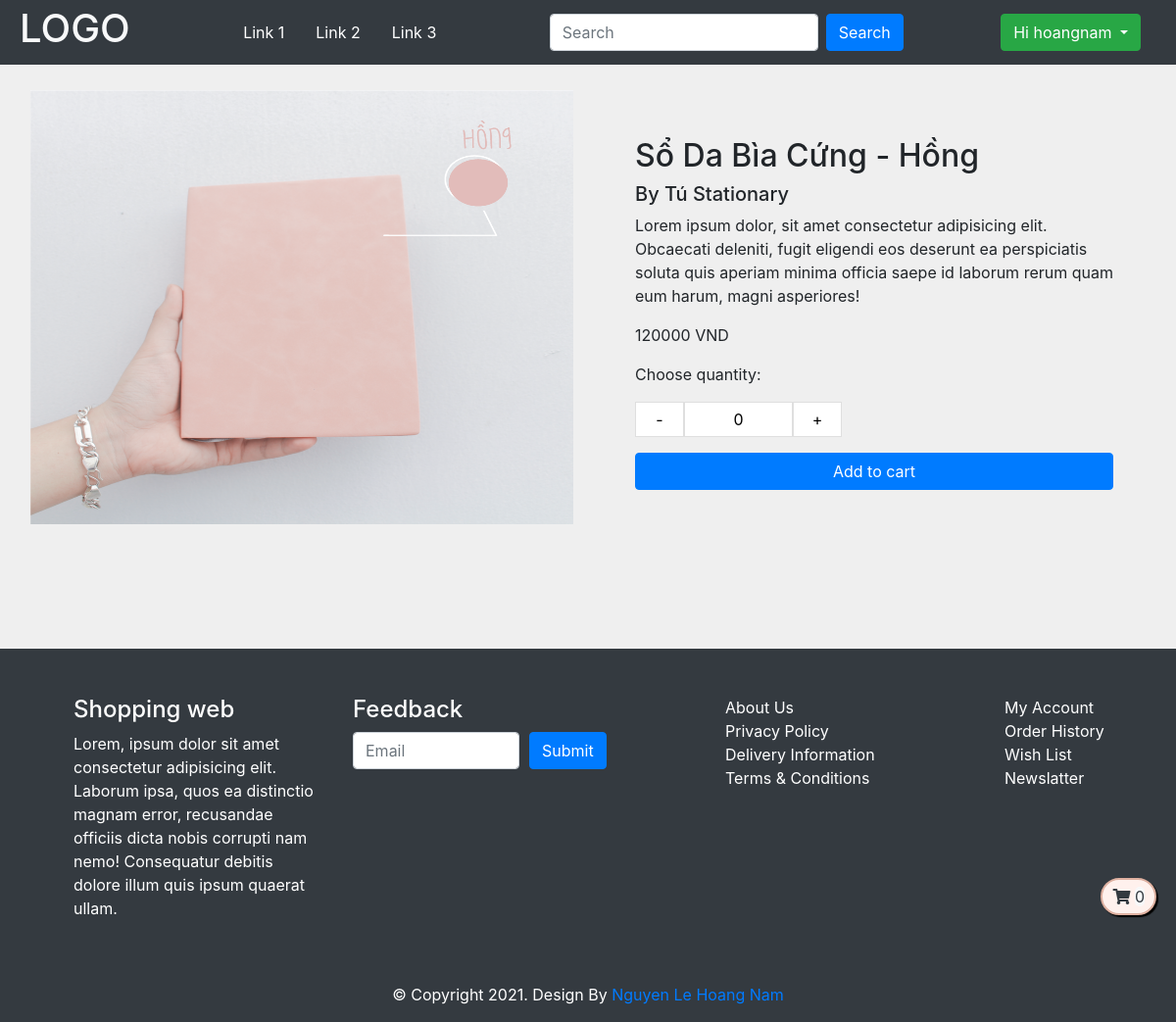
Screenshot of /views/product.php?product_id=8 (signed in) with the database file from the repository.
### tables this page shows
CREATE TABLE `Product` (
    `product_id` int(11) NOT NULL,
    `product_brand` varchar(100) NOT NULL,
    `product_name` varchar(100) NOT NULL,
    `product_description` varchar(3000) DEFAULT NULL,
    `product_image` varchar(200) NOT NULL,
    `product_price` int(11) NOT NULL
  );

### database/DBConnection.php (called while the page is built, shortened)
<?php
class DBConnection
{
    public static function getDBConnection()
    {
        static $con = null;
        if ($con === null) {
            $con = new mysqli('localhost', 'root', '', 'Shopping');
        }
        return $con;
    }
}

### views/functions.php (called while the page is built, shortened)
<?php
require('../database/DBConnection.php');
require('../database/Product.php');
$Product = new Product();
$productShuffled = $Product->getRandomProduct();

### database/Product.php (called while the page is built, shortened)
<?php
class Product
{
    public $db = null;
    public function __construct()
    {
        $this->db = DBConnection::getDBConnection();
    }
    public function getRandomProduct($number = 8)
    {
        $sql = "SELECT * FROM Product ORDER BY RAND() LIMIT {$number}";
        $query = $this->db->query($sql);
        $data = array();
        while ($item = mysqli_fetch_array($query, MYSQLI_ASSOC)) {
            $data[] = $item;
        }
        return $data;
    }
    public function getProduct($product_id)
    {
        if (isset($product_id)) {
            $sql = "SELECT * From Product WHERE product_id = {$product_id}";
            $result = $this->db->query($sql);
            $resultArray = array();
            while ($item = mysqli_fetch_array($result, MYSQLI_ASSOC)) {
                $resultArray[] = $item;
            }
            return $resultArray;
        }
    }
}

### views/product.php (the view)
<?php
include('header.php');
if (isset($_GET['product_id'])) {
    $book_id = $_GET['product_id'];
} else {
    $book_id = 1;
}
$detailedProduct = $Product->getProduct($book_id);
?>
<main>
    <section id="product m-4">
        <div class="row p-3 m-auto">
            <?php foreach ($detailedProduct as $item) { ?>
                <div class="col-6">
                    <img src="<?php echo $item['product_image'] ?>" class="img-fluid" id="product-img" alt="">
                </div>
                <div class="col-6 p-5">
                    <div class="product-info d-flex flex-column">
                        <h2 class="text-capitalize"><?php echo $item['product_name'] ?></h2>
                        <h5>By <?php echo $item['product_brand'] ?></h5>
                        <p><?php echo $item['product_description'] ?></p>
                        <p><?php echo $item['product_price'] ?> VND</p>
                        <p>Choose quantity:</p>
                        <div class="quantity d-flex flex-row">
                            <button class="qty-down">-</button>
                            <input type="text" class="quantity-input text-center" maxlength="2" size="6" value="0" style="border: 1px solid rgba(0, 0, 0, 0.125);" />
                            <button class="qty-up">+</button>
                        </div>
                        <span class="btn btn-primary my-3">Add to cart</span>
                    </div>
                </div>
            <?php } ?>
        </div>
    </section>
</main>
<?php
include('footer.php');
?>

### css/style.css (style rules this page uses)
body { background-color: rgb(239, 239, 239); }
* { box-sizing: border-box; }
#product-img { align-self: center; width: 100%; height: 80%; }
.product-info { justify-content: center; }
.quantity button { border: 1px solid rgba(0, 0, 0, 0.125); background-color: white; padding: 5px 2px; width: 50px; }

### rows the page displays
product: product_image (picture), product_name "Sổ Da Bìa Cứng - Hồng", product_brand "Tú Stationary", product_description "Lorem ipsum dolor, sit amet consectetur adipisicing elit. Obcaecati deleniti, fugit eligendi eos deserunt ea perspiciatis soluta quis aperiam minima officia saepe id laborum rerum quam eum harum, magni asperiores!", product_price "120000"

### other values shown
$_SESSION['username'] "hoangnam"
count($User->getOwnedCart()) "0"
